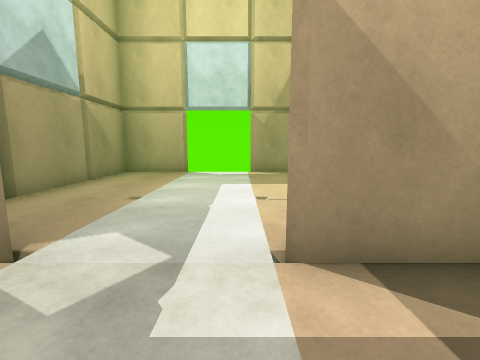
View 1 (above)

20 first-person views from a walk through a 3-D level made in the Unity game engine. The camera is 1.2 m above the floor, tilts 8° down and sees 90° across. The floor is counted in squares, 1 m on a side. Each view is taken from the middle of a square. On the plan, view 1 faces up. The plan holds only what a view shows up to about 12 squares ahead; the rest is blank. The place goes on beyond the plan. The player character is not drawn.

View 2
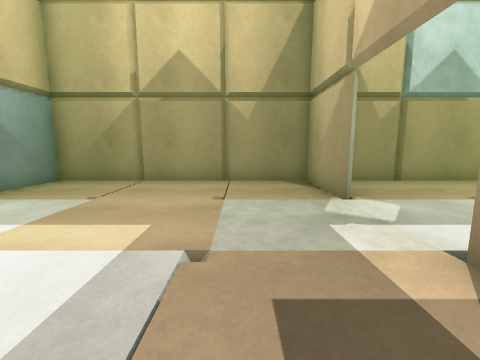

View 3
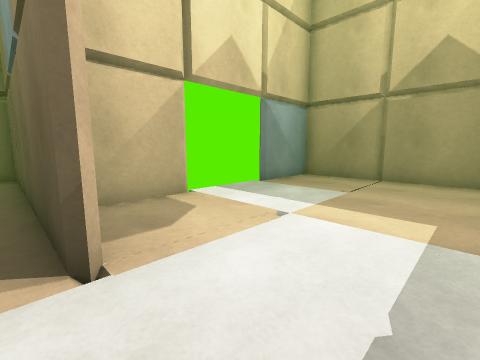

View 4
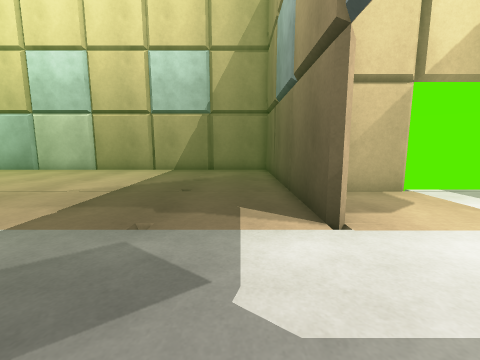

View 5
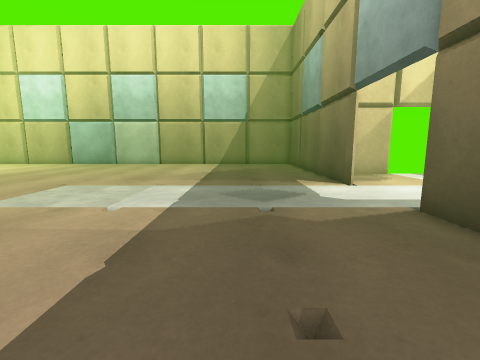

View 6
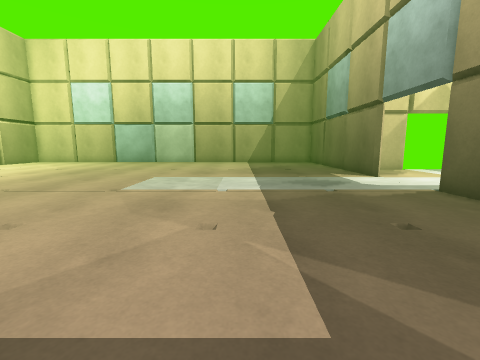

View 7
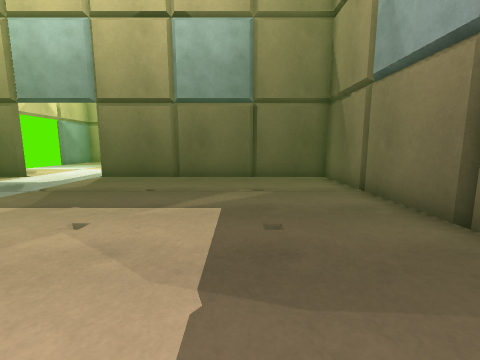

View 8
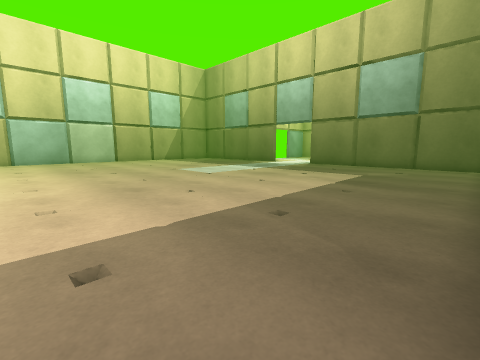

View 9
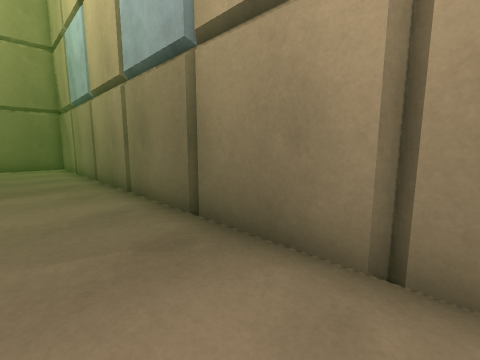

View 10
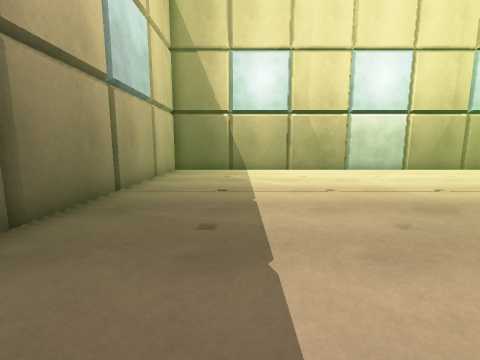

View 11
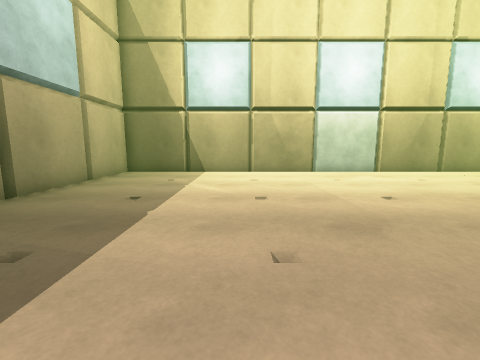

View 12
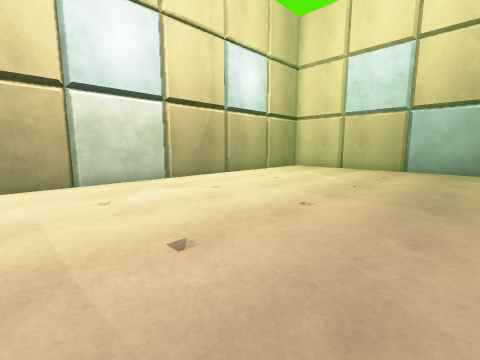

View 13
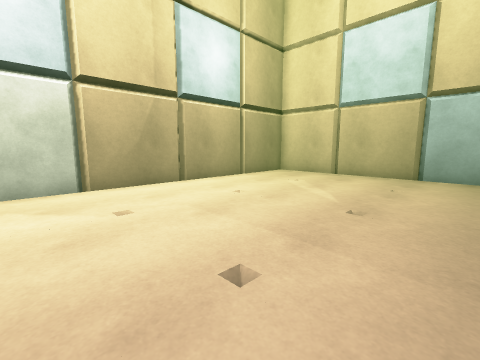

View 14
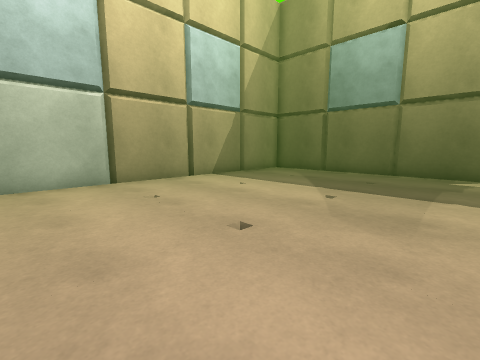

View 15
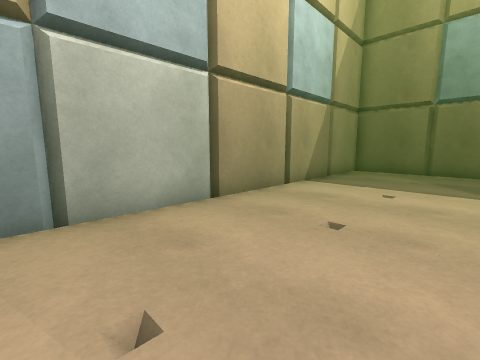

View 16
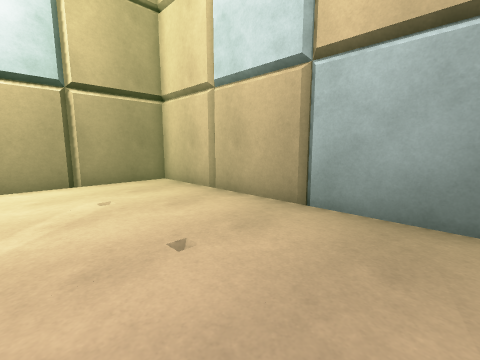

View 17
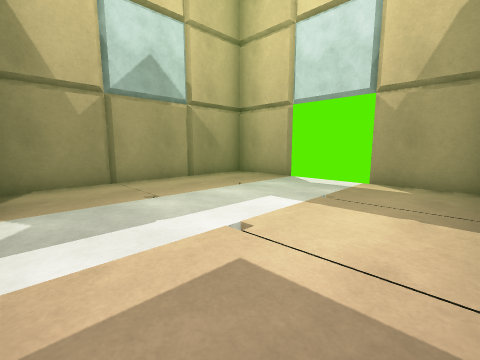

View 18
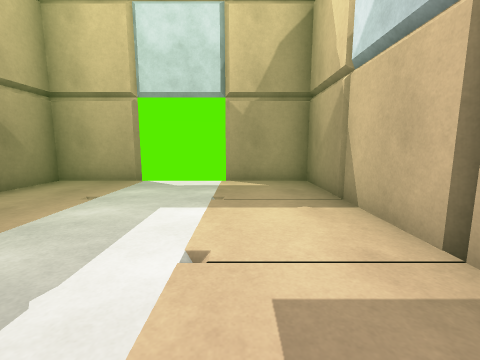

View 19
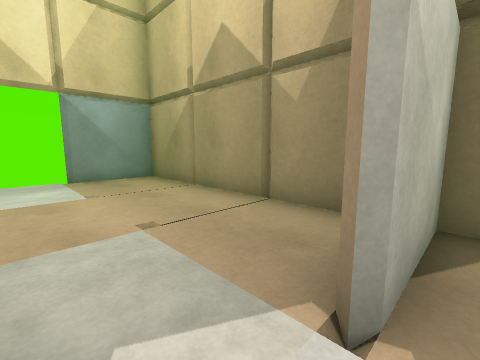

View 20
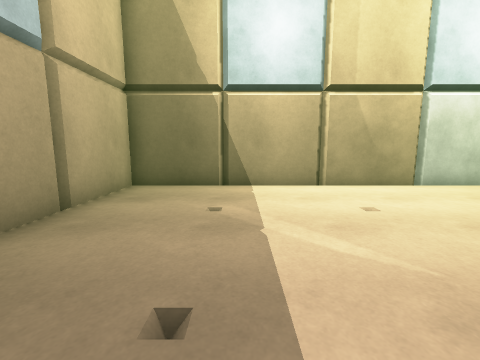

### Floor plan
Ten units are one square. View 1 is at (0, 0); x grows to the right and y downward. Boxes are objects, and circles mark ways between rooms. Rooms are numbered by the first view taken in them; rooms with no view inside come last. Other rooms are left out.
<svg viewBox="-58 -119 306 248">
<path fill="none" stroke="#000" d="M6 63 28 63M-26 -24 -53 -24 -53 63 -26 63M25 -24 6 -24M156 124 243 124 243 36M243 4 243 -83 36 -83 36 4M36 36 36 124 124 124M-26 -114 -53 -114 -53 -27 -26 -27M34 -52 34 -114 6 -114"/>
<circle cx="40" cy="20" r="3" fill="#2a7"/>
<circle cx="-10" cy="-20" r="3" fill="#2a7"/>
<text x="-10" y="20">1</text>
<text x="150" y="30">2</text>
<text x="-10" y="-70">3</text>
</svg>
Room 1 opens to room 2. Room 1 opens to room 3.

Where each view was taken, in squares from view 1:
view 1: 0 up, 0 right, facing up
view 2: 0 up, 3 right, facing left
view 3: 1 down, 4 right, facing down-left
view 4: 0 up, 5 right, facing down
view 5: 4 up, 7 right, facing down
view 6: 6 up, 9 right, facing down
view 7: 5 up, 13 right, facing left
view 8: 8 up, 19 right, facing down-left
view 9: 6 up, 19 right, facing up-left
view 10: 5 up, 12 right, facing right
view 11: 3 up, 13 right, facing right
view 12: 1 up, 16 right, facing down-right
view 13: 2 down, 17 right, facing down-right
view 14: 4 down, 15 right, facing down-left
view 15: 8 down, 16 right, facing down-left
view 16: 8 down, 16 right, facing down-right
view 17: 3 up, 3 right, facing up-left
view 18: 3 up, 1 right, facing up
view 19: 3 up, 1 left, facing down-left
view 20: 5 up, 17 right, facing right
